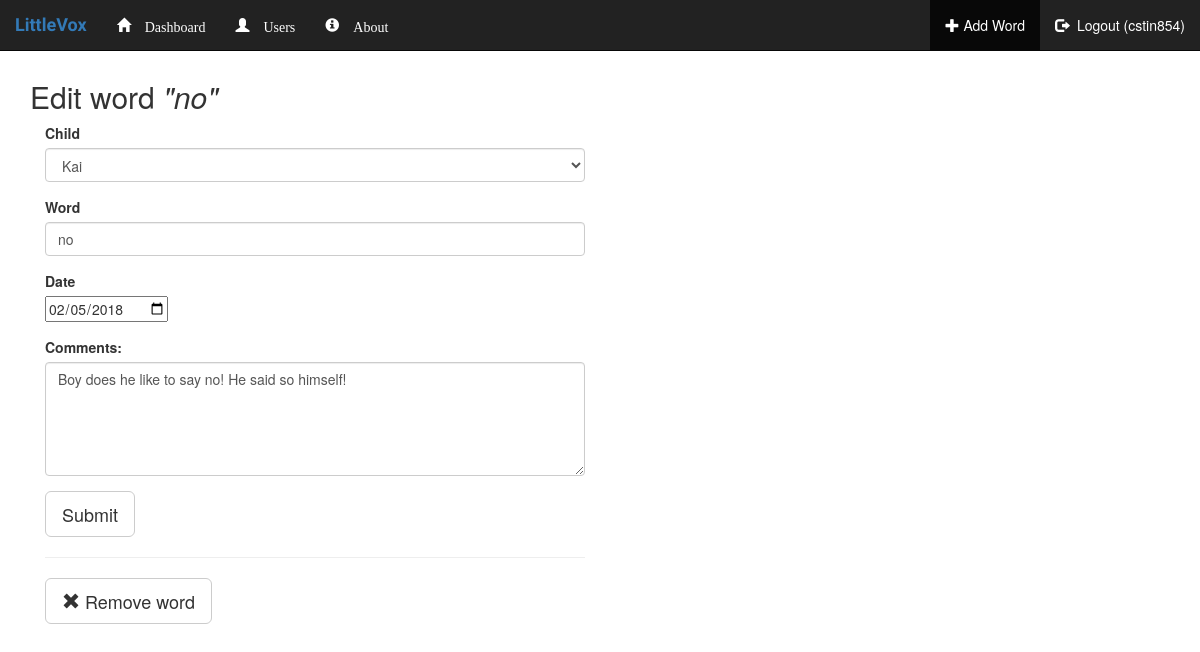
Screenshot of /outline/word/edit/4/ (signed in) with the database file from the repository.
### outline/models.py (models this page shows, shortened)
class Word(models.Model):
    child = models.ForeignKey(Child, on_delete=models.CASCADE)
    word = models.CharField(max_length=50)
    date = models.DateField(default=datetime.date.today)
    etymology = models.TextField(default='', blank=True, null=True)
    note = models.CharField(max_length=500, blank=True, default="")
    def get_date(self):
        return str(self.date)

class Child(models.Model):
    parent_guardian = models.ForeignKey(User, on_delete=models.CASCADE)
    name = models.CharField(max_length=50)
    date_of_birth = models.DateField(default=datetime.date.today)
    is_default = models.BooleanField()

### outline/views.py (the view, shortened to what this page needs)
    def wrapper(request, **kwargs):
        if 'user' in kwargs:
            obj = kwargs.get('user')
        elif 'recipient' in kwargs:
            obj = kwargs.get('recipient')
        elif 'childid' in kwargs:
            obj = kwargs.get('childid')
        elif 'user_to_unblock' in kwargs:
            obj = kwargs.get('user_to_unblock')
        elif 'wordid' in kwargs:
            obj = kwargs.get('wordid')
        else:
            obj = False
        context = kwargs.get('context', dict())
        if obj != False:
            return original_function(request,obj,context)
        else:
            return original_function(request,context)

### outline/views.py (called while the page is built, shortened)
def errorDecorator(original_function):
    def wrapper(request, **kwargs):
        if 'user' in kwargs:
            obj = kwargs.get('user')
        elif 'recipient' in kwargs:
            obj = kwargs.get('recipient')
        elif 'childid' in kwargs:
            obj = kwargs.get('childid')
        elif 'user_to_unblock' in kwargs:
            obj = kwargs.get('user_to_unblock')
        elif 'wordid' in kwargs:
            obj = kwargs.get('wordid')
        else:
            obj = False
        context = kwargs.get('context', dict())
        if obj != False:
            return original_function(request,obj,context)
        else:
            return original_function(request,context)
    return wrapper

@login_required
@errorDecorator
def edit_word(request, wordid, context=dict()):
    context['addword_active'] = True
    word = Word.objects.get(id=wordid)
    context['word'] = word
    context['date'] = word.get_date()
    return render(request, 'outline/edit_word.html', context)

### outline/templates/outline/edit_word.html (shortened to what this page needs)
{% extends 'outline/base.html' %}
{% block body %}
<br>
<div class="container">
    <h2>Edit word <i>"{{ word.word }}"</i></h2>
    <div class="col-md-6">
    <form action="" method="post" enctype="multipart/form-data">
        <div class="form-group">
            <label for="id_child">Child</label>
            <select class="form-control" required id="id_child" name="child">
                    <option>{{ word.child.name }}</option>
            </select>
        </div>
        <div class="form-group">
            <label for="id_word">Word</label>
            <input type="text" class="form-control" required id="id_word" name="word" value="{{word.word}}">
        </div>
        <div class="form-group">
            <label for "date">Date</label><br>
            <input type="date" name="date" value="{{date}}">
        </div>
        <div class="form-group">
            <label for="notes">Comments:</label>
            <textarea class="form-control" rows="5" id="id_notes" name="notes">{{word.note}}</textarea>
        </div>
        <div class="btn-group btn-group-lg">
            <button type="submit" class="btn btn-default">Submit</button>
        </div>
    </form>
    <hr>
    <form action="/outline/rmword/{{word.id}}/" method="post" enctype="multipart/form-data">
        <div class="btn-group btn-group-lg">
            <button type="submit" class="btn btn-default"><span class="glyphicon glyphicon-remove" aria-hidden="true"></span> Remove word</button>
        </div>
    </form>
    </div>
</div>
{% endblock %}

### outline/templates/outline/base.html (shortened to what this page needs)
<!DOCTYPE html>
<html lang="en">
<head>
    <link rel="stylesheet" href="https://maxcdn.bootstrapcdn.com/bootstrap/3.3.7/css/bootstrap.min.css">
    {% load staticfiles %}
</head>
<body>
<nav class="navbar navbar-inverse  navbar-fixed-top">
    <div class="container-fluid">
        <div class="navbar-header">
            <a class="navbar-brand" href="{% url 'outline:index' %}" style="font-family: 'Righteous', serif;
                color: #337AB7;">
                <strong>LittleVox</strong>
            </a>
        </div>
        <div class="collapse navbar-collapse" id="myNavbar">
            <ul class="nav navbar-nav">
                <li class="{% if dashboard_active %}active{% endif %}">
                    <a href="
                            {% if request.user.username %}/outline/user/{{ request.user.username }}/
                            {% else %}{% url 'outline:index' %}
                            {% endif %}" style="color: #FFFFFF;">
                        <span class="glyphicon glyphicon-home" aria-hidden="True">&nbsp;Dashboard</span>
                    </a>
                </li>
                <li class="{% if users_active %}active{% endif %}">
                    <a href="{% url 'outline:users' %}" style="color: #FFFFFF;">
                        <span class="glyphicon glyphicon-user" aria-hidden="True">&nbsp;Users</span>
                    </a>
                </li>
                <li class="{% if about_active %}active{% endif %}">
                    <a href="#" style="color: #FFFFFF;">
                        <span class="glyphicon glyphicon-info-sign" aria-hidden="True">&nbsp;About</span>
                    </a>
                </li>
            </ul>
            <ul class="nav navbar-nav navbar-right">
                <li class="{% if addword_active %}active{% endif %}">
                    <a href="/outline/addword/" style="color: #FFFFFF;"><span class="glyphicon glyphicon-plus"></span>&nbsp;Add Word</a>
                </li>
                {% if request.user.username %}
                <li class="{% if loginout_active %}active{% endif %}">
                    <a href="{% url 'outline:logout' %}" style="color: #FFFFFF;"><span
                            class="glyphicon glyphicon-log-out"></span>
                        &nbsp;Logout ({{ request.user.username }})
                    </a>
                </li>
                {% else %}
                <li class="{% if loginout_active %}active{% endif %}">
                    <a href="{% url 'outline:login_view' %}" style="color: #FFFFFF;">
                        <span class="glyphicon glyphicon-log-in"></span>&nbsp;Login
                    </a>
                </li>
                {% endif %}
            </ul>
        </div>
    </div>
</nav>
<br><br>
{% block body %}
{% endblock %}
</body>
</html>

### rows the page displays
Word: word "no", child "Kai", notes "Boy does he like to say no! He said so himself!"

### other values shown
{{ request.user.username }} "cstin854"
